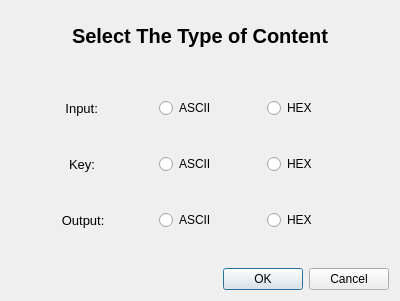
<?xml version="1.0" encoding="UTF-8"?>
<ui version="4.0">
 <class>Dialog</class>
 <widget class="QDialog" name="Dialog">
  <property name="geometry">
   <rect>
    <x>0</x>
    <y>0</y>
    <width>400</width>
    <height>301</height>
   </rect>
  </property>
  <property name="windowTitle">
   <string>Dialog</string>
  </property>
  <layout class="QVBoxLayout" name="verticalLayout">
   <item>
    <layout class="QHBoxLayout" name="horizontalLayout">
     <item>
      <spacer name="horizontalSpacer">
       <property name="orientation">
        <enum>Qt::Horizontal</enum>
       </property>
       <property name="sizeHint" stdset="0">
        <size>
         <width>40</width>
         <height>20</height>
        </size>
       </property>
      </spacer>
     </item>
     <item>
      <widget class="QLabel" name="title">
       <property name="font">
        <font>
         <family>Arial</family>
         <pointsize>15</pointsize>
         <weight>75</weight>
         <bold>true</bold>
        </font>
       </property>
       <property name="text">
        <string>Select The Type of Content</string>
       </property>
      </widget>
     </item>
     <item>
      <spacer name="horizontalSpacer_2">
       <property name="orientation">
        <enum>Qt::Horizontal</enum>
       </property>
       <property name="sizeHint" stdset="0">
        <size>
         <width>40</width>
         <height>20</height>
        </size>
       </property>
      </spacer>
     </item>
    </layout>
   </item>
   <item>
    <spacer name="verticalSpacer_2">
     <property name="orientation">
      <enum>Qt::Vertical</enum>
     </property>
     <property name="sizeType">
      <enum>QSizePolicy::Fixed</enum>
     </property>
     <property name="sizeHint" stdset="0">
      <size>
       <width>17</width>
       <height>17</height>
      </size>
     </property>
    </spacer>
   </item>
   <item>
    <layout class="QHBoxLayout" name="horizontalLayout_2">
     <item>
      <spacer name="horizontalSpacer_5">
       <property name="orientation">
        <enum>Qt::Horizontal</enum>
       </property>
       <property name="sizeType">
        <enum>QSizePolicy::Preferred</enum>
       </property>
       <property name="sizeHint" stdset="0">
        <size>
         <width>40</width>
         <height>20</height>
        </size>
       </property>
      </spacer>
     </item>
     <item>
      <widget class="QLabel" name="input">
       <property name="sizePolicy">
        <sizepolicy hsizetype="Minimum" vsizetype="Minimum">
         <horstretch>0</horstretch>
         <verstretch>0</verstretch>
        </sizepolicy>
       </property>
       <property name="minimumSize">
        <size>
         <width>80</width>
         <height>50</height>
        </size>
       </property>
       <property name="font">
        <font>
         <family>Arial</family>
         <pointsize>10</pointsize>
        </font>
       </property>
       <property name="text">
        <string>    Input:</string>
       </property>
      </widget>
     </item>
     <item>
      <spacer name="horizontalSpacer_7">
       <property name="orientation">
        <enum>Qt::Horizontal</enum>
       </property>
       <property name="sizeType">
        <enum>QSizePolicy::Fixed</enum>
       </property>
       <property name="sizeHint" stdset="0">
        <size>
         <width>20</width>
         <height>20</height>
        </size>
       </property>
      </spacer>
     </item>
     <item>
      <widget class="QRadioButton" name="input_ascii">
       <property name="text">
        <string>ASCII</string>
       </property>
      </widget>
     </item>
     <item>
      <spacer name="horizontalSpacer_8">
       <property name="orientation">
        <enum>Qt::Horizontal</enum>
       </property>
       <property name="sizeType">
        <enum>QSizePolicy::Fixed</enum>
       </property>
       <property name="sizeHint" stdset="0">
        <size>
         <width>20</width>
         <height>20</height>
        </size>
       </property>
      </spacer>
     </item>
     <item>
      <widget class="QRadioButton" name="input_hex">
       <property name="text">
        <string>HEX</string>
       </property>
      </widget>
     </item>
     <item>
      <spacer name="horizontalSpacer_6">
       <property name="orientation">
        <enum>Qt::Horizontal</enum>
       </property>
       <property name="sizeType">
        <enum>QSizePolicy::Preferred</enum>
       </property>
       <property name="sizeHint" stdset="0">
        <size>
         <width>40</width>
         <height>20</height>
        </size>
       </property>
      </spacer>
     </item>
    </layout>
   </item>
   <item>
    <layout class="QHBoxLayout" name="horizontalLayout_4">
     <item>
      <spacer name="horizontalSpacer_9">
       <property name="orientation">
        <enum>Qt::Horizontal</enum>
       </property>
       <property name="sizeType">
        <enum>QSizePolicy::Preferred</enum>
       </property>
       <property name="sizeHint" stdset="0">
        <size>
         <width>40</width>
         <height>20</height>
        </size>
       </property>
      </spacer>
     </item>
     <item>
      <widget class="QLabel" name="key">
       <property name="enabled">
        <bool>true</bool>
       </property>
       <property name="sizePolicy">
        <sizepolicy hsizetype="Minimum" vsizetype="Minimum">
         <horstretch>0</horstretch>
         <verstretch>0</verstretch>
        </sizepolicy>
       </property>
       <property name="minimumSize">
        <size>
         <width>80</width>
         <height>50</height>
        </size>
       </property>
       <property name="font">
        <font>
         <family>Arial</family>
         <pointsize>10</pointsize>
        </font>
       </property>
       <property name="text">
        <string>     Key:</string>
       </property>
      </widget>
     </item>
     <item>
      <spacer name="horizontalSpacer_10">
       <property name="orientation">
        <enum>Qt::Horizontal</enum>
       </property>
       <property name="sizeType">
        <enum>QSizePolicy::Fixed</enum>
       </property>
       <property name="sizeHint" stdset="0">
        <size>
         <width>20</width>
         <height>20</height>
        </size>
       </property>
      </spacer>
     </item>
     <item>
      <widget class="QRadioButton" name="key_ascii">
       <property name="text">
        <string>ASCII</string>
       </property>
      </widget>
     </item>
     <item>
      <spacer name="horizontalSpacer_11">
       <property name="orientation">
        <enum>Qt::Horizontal</enum>
       </property>
       <property name="sizeType">
        <enum>QSizePolicy::Fixed</enum>
       </property>
       <property name="sizeHint" stdset="0">
        <size>
         <width>20</width>
         <height>20</height>
        </size>
       </property>
      </spacer>
     </item>
     <item>
      <widget class="QRadioButton" name="key_hex">
       <property name="text">
        <string>HEX</string>
       </property>
      </widget>
     </item>
     <item>
      <spacer name="horizontalSpacer_12">
       <property name="orientation">
        <enum>Qt::Horizontal</enum>
       </property>
       <property name="sizeType">
        <enum>QSizePolicy::Preferred</enum>
       </property>
       <property name="sizeHint" stdset="0">
        <size>
         <width>40</width>
         <height>20</height>
        </size>
       </property>
      </spacer>
     </item>
    </layout>
   </item>
   <item>
    <layout class="QHBoxLayout" name="horizontalLayout_3">
     <item>
      <spacer name="horizontalSpacer_13">
       <property name="orientation">
        <enum>Qt::Horizontal</enum>
       </property>
       <property name="sizeType">
        <enum>QSizePolicy::Preferred</enum>
       </property>
       <property name="sizeHint" stdset="0">
        <size>
         <width>40</width>
         <height>20</height>
        </size>
       </property>
      </spacer>
     </item>
     <item>
      <widget class="QLabel" name="output">
       <property name="sizePolicy">
        <sizepolicy hsizetype="Minimum" vsizetype="Minimum">
         <horstretch>0</horstretch>
         <verstretch>0</verstretch>
        </sizepolicy>
       </property>
       <property name="minimumSize">
        <size>
         <width>80</width>
         <height>50</height>
        </size>
       </property>
       <property name="font">
        <font>
         <family>Arial</family>
         <pointsize>10</pointsize>
        </font>
       </property>
       <property name="text">
        <string>   Output:</string>
       </property>
      </widget>
     </item>
     <item>
      <spacer name="horizontalSpacer_14">
       <property name="orientation">
        <enum>Qt::Horizontal</enum>
       </property>
       <property name="sizeType">
        <enum>QSizePolicy::Fixed</enum>
       </property>
       <property name="sizeHint" stdset="0">
        <size>
         <width>20</width>
         <height>20</height>
        </size>
       </property>
      </spacer>
     </item>
     <item>
      <widget class="QRadioButton" name="output_ascii">
       <property name="text">
        <string>ASCII</string>
       </property>
      </widget>
     </item>
     <item>
      <spacer name="horizontalSpacer_15">
       <property name="orientation">
        <enum>Qt::Horizontal</enum>
       </property>
       <property name="sizeType">
        <enum>QSizePolicy::Fixed</enum>
       </property>
       <property name="sizeHint" stdset="0">
        <size>
         <width>20</width>
         <height>20</height>
        </size>
       </property>
      </spacer>
     </item>
     <item>
      <widget class="QRadioButton" name="output_hex">
       <property name="text">
        <string>HEX</string>
       </property>
      </widget>
     </item>
     <item>
      <spacer name="horizontalSpacer_16">
       <property name="orientation">
        <enum>Qt::Horizontal</enum>
       </property>
       <property name="sizeType">
        <enum>QSizePolicy::Preferred</enum>
       </property>
       <property name="sizeHint" stdset="0">
        <size>
         <width>40</width>
         <height>20</height>
        </size>
       </property>
      </spacer>
     </item>
    </layout>
   </item>
   <item>
    <spacer name="verticalSpacer">
     <property name="orientation">
      <enum>Qt::Vertical</enum>
     </property>
     <property name="sizeType">
      <enum>QSizePolicy::Fixed</enum>
     </property>
     <property name="sizeHint" stdset="0">
      <size>
       <width>17</width>
       <height>17</height>
      </size>
     </property>
    </spacer>
   </item>
   <item>
    <widget class="QDialogButtonBox" name="buttonBox">
     <property name="orientation">
      <enum>Qt::Horizontal</enum>
     </property>
     <property name="standardButtons">
      <set>QDialogButtonBox::Cancel|QDialogButtonBox::Ok</set>
     </property>
    </widget>
   </item>
  </layout>
 </widget>
 <resources/>
 <connections>
  <connection>
   <sender>buttonBox</sender>
   <signal>accepted()</signal>
   <receiver>Dialog</receiver>
   <slot>accept()</slot>
   <hints>
    <hint type="sourcelabel">
     <x>248</x>
     <y>254</y>
    </hint>
    <hint type="destinationlabel">
     <x>157</x>
     <y>274</y>
    </hint>
   </hints>
  </connection>
  <connection>
   <sender>buttonBox</sender>
   <signal>rejected()</signal>
   <receiver>Dialog</receiver>
   <slot>reject()</slot>
   <hints>
    <hint type="sourcelabel">
     <x>316</x>
     <y>260</y>
    </hint>
    <hint type="destinationlabel">
     <x>286</x>
     <y>274</y>
    </hint>
   </hints>
  </connection>
 </connections>
</ui>
